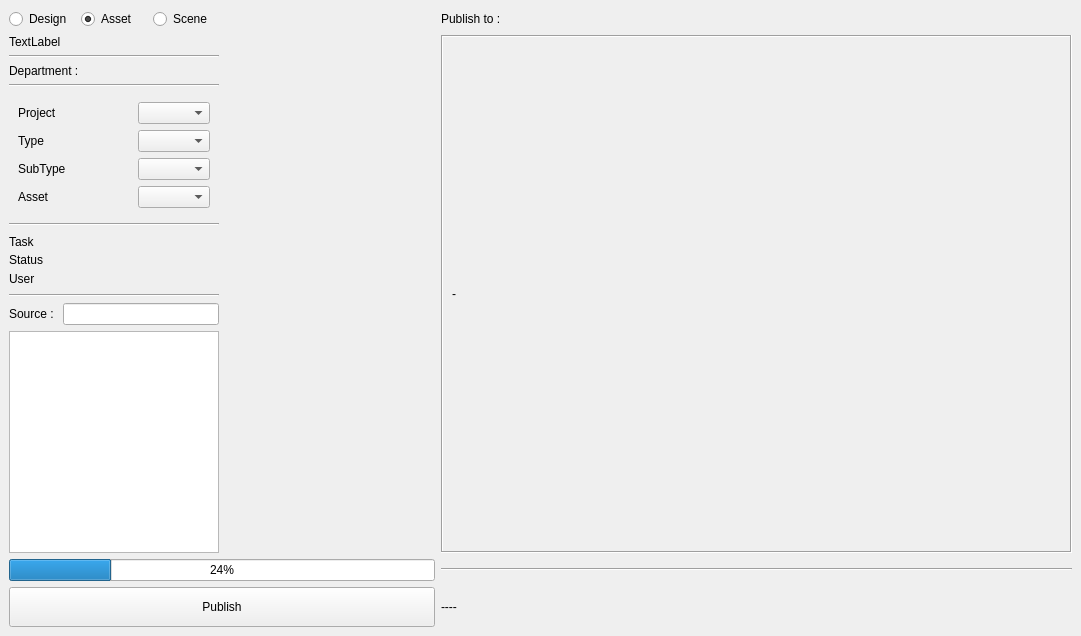
<?xml version="1.0" encoding="UTF-8"?>
<ui version="4.0">
 <class>StillPublishUI</class>
 <widget class="QMainWindow" name="StillPublishUI">
  <property name="geometry">
   <rect>
    <x>0</x>
    <y>0</y>
    <width>1081</width>
    <height>636</height>
   </rect>
  </property>
  <property name="windowTitle">
   <string>MainWindow</string>
  </property>
  <widget class="QWidget" name="centralwidget">
   <layout class="QVBoxLayout" name="verticalLayout_4">
    <item>
     <layout class="QGridLayout" name="gridLayout_7" rowstretch="0,0,0,0,0,0,0,0,0,0,0,0" columnstretch="1,1,3">
      <item row="11" column="0" colspan="2">
       <widget class="QPushButton" name="publish_pushButton">
        <property name="minimumSize">
         <size>
          <width>0</width>
          <height>40</height>
         </size>
        </property>
        <property name="text">
         <string>Publish</string>
        </property>
       </widget>
      </item>
      <item row="6" column="0" rowspan="4">
       <layout class="QVBoxLayout" name="snap_verticalLayout" stretch="0">
        <item>
         <widget class="QListWidget" name="publish_listWidget"/>
        </item>
       </layout>
      </item>
      <item row="0" column="0">
       <layout class="QHBoxLayout" name="horizontalLayout">
        <item>
         <widget class="QRadioButton" name="design_radioButton">
          <property name="text">
           <string>Design</string>
          </property>
         </widget>
        </item>
        <item>
         <widget class="QRadioButton" name="asset_radioButton">
          <property name="text">
           <string>Asset</string>
          </property>
          <property name="checked">
           <bool>true</bool>
          </property>
         </widget>
        </item>
        <item>
         <widget class="QRadioButton" name="scene_radioButton">
          <property name="text">
           <string>Scene</string>
          </property>
         </widget>
        </item>
       </layout>
      </item>
      <item row="3" column="0">
       <layout class="QGridLayout" name="gridLayout" columnstretch="0">
        <property name="verticalSpacing">
         <number>0</number>
        </property>
        <item row="1" column="0">
         <widget class="QLabel" name="label_7">
          <property name="text">
           <string>Status</string>
          </property>
         </widget>
        </item>
        <item row="0" column="0">
         <widget class="QLabel" name="label_9">
          <property name="text">
           <string>Task</string>
          </property>
         </widget>
        </item>
        <item row="2" column="0">
         <widget class="QLabel" name="label_10">
          <property name="text">
           <string>User</string>
          </property>
         </widget>
        </item>
       </layout>
      </item>
      <item row="4" column="0">
       <widget class="Line" name="line_4">
        <property name="orientation">
         <enum>Qt::Horizontal</enum>
        </property>
       </widget>
      </item>
      <item row="5" column="0">
       <layout class="QHBoxLayout" name="horizontalLayout_3" stretch="0,0,0">
        <item>
         <widget class="QLabel" name="label_8">
          <property name="text">
           <string>Source : </string>
          </property>
         </widget>
        </item>
        <item>
         <widget class="QLineEdit" name="source_lineEdit"/>
        </item>
        <item>
         <layout class="QHBoxLayout" name="sourcePublish_horizontalLayout"/>
        </item>
       </layout>
      </item>
      <item row="2" column="0">
       <widget class="Line" name="line_3">
        <property name="orientation">
         <enum>Qt::Horizontal</enum>
        </property>
       </widget>
      </item>
      <item row="1" column="0">
       <layout class="QVBoxLayout" name="project_layout">
        <item>
         <widget class="QLabel" name="mode_label">
          <property name="text">
           <string>TextLabel</string>
          </property>
         </widget>
        </item>
        <item>
         <widget class="Line" name="line_5">
          <property name="orientation">
           <enum>Qt::Horizontal</enum>
          </property>
         </widget>
        </item>
        <item>
         <layout class="QHBoxLayout" name="department_horizontalLayout">
          <item>
           <widget class="QLabel" name="label_4">
            <property name="text">
             <string>Department : </string>
            </property>
           </widget>
          </item>
         </layout>
        </item>
        <item>
         <widget class="Line" name="line_2">
          <property name="orientation">
           <enum>Qt::Horizontal</enum>
          </property>
         </widget>
        </item>
        <item>
         <widget class="QFrame" name="projectPlc_frame">
          <layout class="QGridLayout" name="gridLayout_3" columnstretch="1,0">
           <item row="2" column="1">
            <widget class="QComboBox" name="entitySub2_comboBox"/>
           </item>
           <item row="0" column="1">
            <widget class="QComboBox" name="project_comboBox"/>
           </item>
           <item row="1" column="0">
            <widget class="QLabel" name="entitySub1_label">
             <property name="text">
              <string>Type</string>
             </property>
            </widget>
           </item>
           <item row="2" column="0">
            <widget class="QLabel" name="entitySub2_label">
             <property name="text">
              <string>SubType</string>
             </property>
            </widget>
           </item>
           <item row="0" column="0">
            <widget class="QLabel" name="label_2">
             <property name="text">
              <string>Project</string>
             </property>
            </widget>
           </item>
           <item row="1" column="1">
            <widget class="QComboBox" name="entitySub1_comboBox"/>
           </item>
           <item row="3" column="0">
            <widget class="QLabel" name="entity_label">
             <property name="text">
              <string>Asset</string>
             </property>
            </widget>
           </item>
           <item row="3" column="1">
            <widget class="QComboBox" name="entity_comboBox"/>
           </item>
          </layout>
         </widget>
        </item>
       </layout>
      </item>
      <item row="11" column="2">
       <widget class="QLabel" name="status_label">
        <property name="text">
         <string>----</string>
        </property>
       </widget>
      </item>
      <item row="10" column="0" colspan="2">
       <widget class="QProgressBar" name="progressBar">
        <property name="value">
         <number>24</number>
        </property>
       </widget>
      </item>
      <item row="10" column="2">
       <widget class="Line" name="line">
        <property name="orientation">
         <enum>Qt::Horizontal</enum>
        </property>
       </widget>
      </item>
      <item row="1" column="2" rowspan="9">
       <widget class="QFrame" name="frame">
        <property name="frameShape">
         <enum>QFrame::Box</enum>
        </property>
        <property name="frameShadow">
         <enum>QFrame::Sunken</enum>
        </property>
        <layout class="QVBoxLayout" name="verticalLayout_3">
         <item>
          <widget class="QLabel" name="preview_label">
           <property name="text">
            <string>-</string>
           </property>
          </widget>
         </item>
        </layout>
       </widget>
      </item>
      <item row="1" column="1" rowspan="9">
       <layout class="QVBoxLayout" name="publish_verticalLayout"/>
      </item>
      <item row="0" column="2">
       <layout class="QHBoxLayout" name="header_horizontalLayout">
        <item>
         <widget class="QLabel" name="label">
          <property name="text">
           <string>Publish to : </string>
          </property>
         </widget>
        </item>
       </layout>
      </item>
     </layout>
    </item>
   </layout>
  </widget>
  <widget class="QMenuBar" name="menubar">
   <property name="geometry">
    <rect>
     <x>0</x>
     <y>0</y>
     <width>1081</width>
     <height>21</height>
    </rect>
   </property>
  </widget>
 </widget>
 <resources/>
 <connections/>
</ui>
